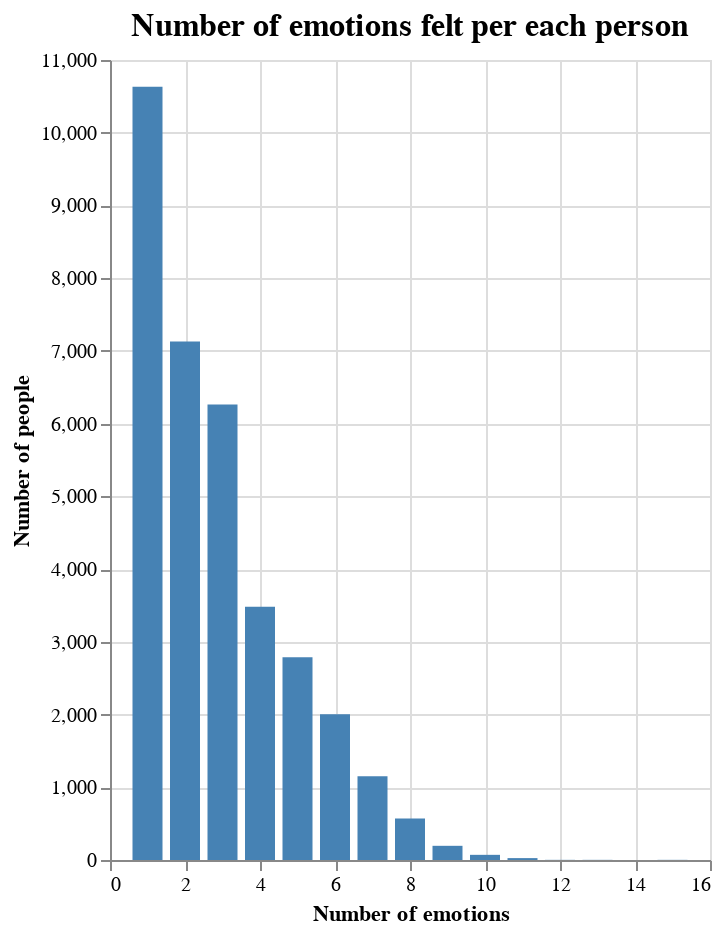

The cell this chart's notebook holds for it:
### Markdown cell above
Now we analyze the number of emotions per photo:

### Code cell
# Convert dictionary to pandas DataFrame
df = pd.DataFrame(list(emotions_per_person.items()), columns=['Number of emotions', 'Number of people'])

bar_chart = alt.Chart(df).mark_bar(color='steelblue', size=15).encode(
    x='Number of emotions',
    y='Number of people'
).properties(
    title = alt.TitleParams(text = 'Number of emotions felt per each person', fontSize=16),
    width = 300,
    height = 400
)
bar_chart

### Figure 1 — Vega-Lite specification as saved in the notebook (floating-point values rounded to 4 significant figures)
{"config": {"view": {"continuousWidth": 300, "continuousHeight": 300}}, "data": {"name": "data-e9d4b3862dc5de85aec2e5c8424faf74"}, "mark": {"type": "bar", "color": "steelblue", "size": 15}, "encoding": {"x": {"field": "Number of emotions", "type": "quantitative"}, "y": {"field": "Number of people", "type": "quantitative"}}, "height": 400, "title": {"text": "Number of emotions felt per each person", "fontSize": 16}, "width": 300, "$schema": "https://vega.github.io/schema/vega-lite/v5.15.1.json", "datasets": {"data-e9d4b3862dc5de85aec2e5c8424faf74": [{"Number of emotions": 2, "Number of people": 7129}, {"Number of emotions": 1, "Number of people": 10631}, {"Number of emotions": 3, "Number of people": 6264}, {"Number of emotions": 4, "Number of people": 3482}, {"Number of emotions": 6, "Number of people": 2004}, {"Number of emotions": 5, "Number of people": 2787}, {"Number of emotions": 7, "Number of people": 1153}, {"Number of emotions": 9, "Number of people": 195}, {"Number of emotions": 8, "Number of people": 572}, {"Number of emotions": 11, "Number of people": 26}, {"Number of emotions": 10, "Number of people": 71}, {"Number of emotions": 15, "Number of people": 2}, {"Number of emotions": 12, "Number of people": 2}, {"Number of emotions": 13, "Number of people": 2}]}}
